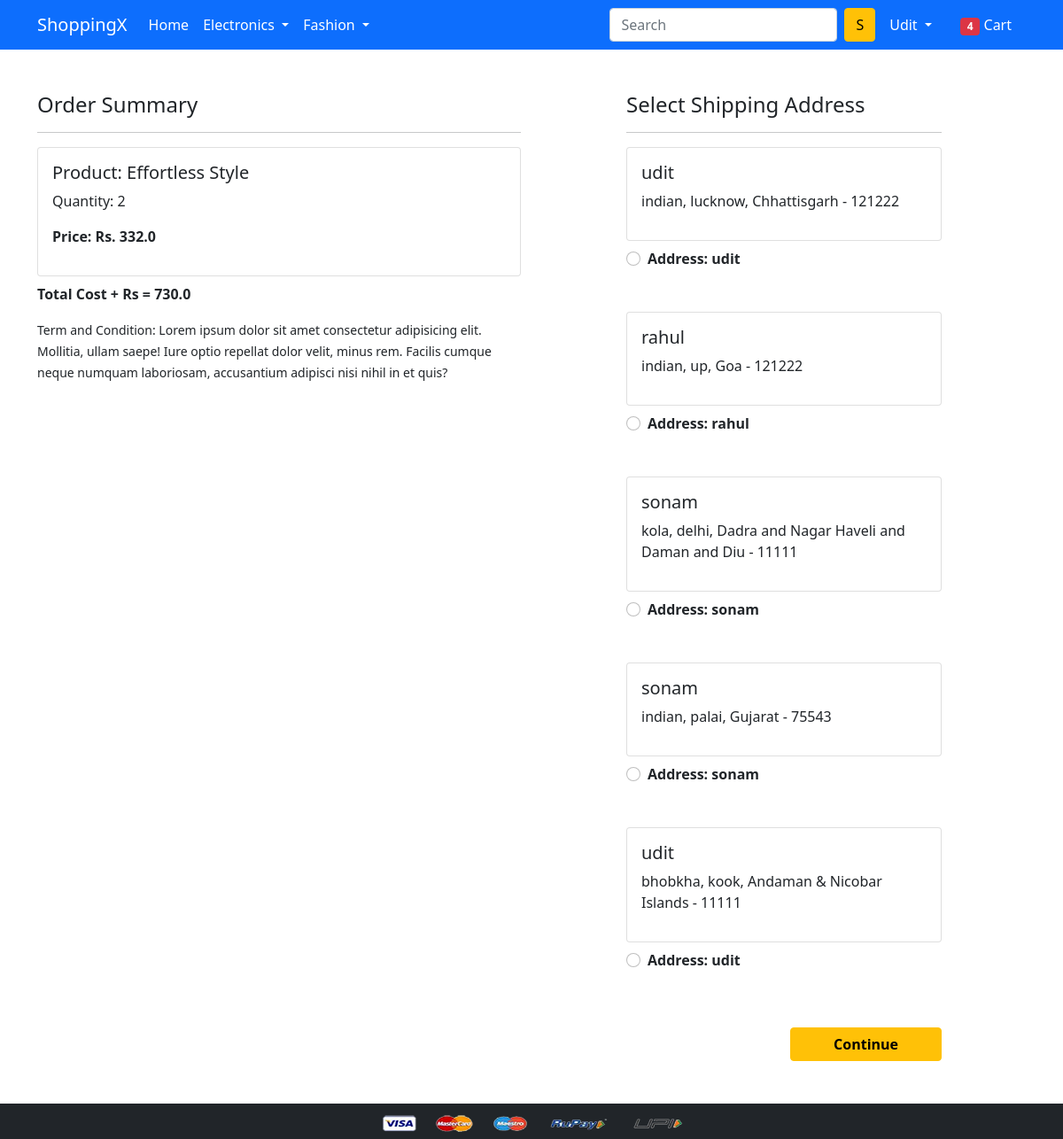
Page /checkout/ (signed in) on the committed database.
### app/models.py (models this page shows, shortened)
class Cart(models.Model):
    user=models.ForeignKey(User,on_delete=models.CASCADE)
    product=models.ForeignKey(Product,on_delete=models.CASCADE)
    quantity=models.PositiveIntegerField(default=1)
    @property
    def total_cost(self):
        return self.quantity+self.product.discount_price

class Product(models.Model):
    title=models.CharField(max_length=100)
    selling_price=models.FloatField()
    discount_price=models.FloatField()
    description=models.TextField()
    brand=models.CharField(max_length=100)
    category=models.CharField(choices=CATEGORY_CHOICES,max_length=2)
    product_image=models.ImageField(upload_to='producting')

class Customer(models.Model):
    user=models.ForeignKey(User,on_delete=models.CASCADE)
    name=models.CharField(max_length=200)
    locality=models.CharField(max_length=200)
    city=models.CharField(max_length=50)
    zipcode=models.IntegerField()
    state=models.CharField(choices=STATE_CHOICES,max_length=50)

### app/views.py (the view)
# urls.py: path('checkout/', views.checkout, name='checkout'),
@login_required
def checkout(request):
    user = request.user
    addresses = Customer.objects.filter(user=user)
    cart_items = Cart.objects.filter(user=user)
    amount = 0.0
    shipping_amount = 70.0
    totalamount = 0.0
    for cart_item in cart_items:
        temp_amount = cart_item.quantity * cart_item.product.discount_price
        amount += temp_amount
    totalamount = amount + shipping_amount
    return render(request, 'app/checkout.html', {
        'addresses': addresses,  # Pass the queryset of addresses
        'totalamount': totalamount,
        'cart_items': cart_items
    })

### app/templates/app/checkout.html (shortened to what this page needs)
{% extends 'app/base.html' %}
{% load static %}
{% block main-content %}
<div class="container">
  <div class="row mt-5">
    <div class="col-sm-6">
      <h4>Order Summary</h4>
      <hr>
      {% for item in cart_items %}
        <div class="card mb-2">
          <div class="card-body">
            <h5>Product: {{item.product.title}}</h5>
            <p>Quantity: {{item.quantity}}</p>
            <p class="fw-bold">Price: Rs. {{item.total_cost}}</p>
          </div>
        </div>
      {% endfor %}
      <p class="fw-bold">Total Cost + Rs = {{ totalamount }}</p>
      <small>Term and Condition: Lorem ipsum dolor sit amet consectetur adipisicing elit. Mollitia, ullam saepe! Iure optio repellat dolor velit, minus rem. Facilis cumque neque numquam laboriosam, accusantium adipisci nisi nihil in et quis?</small>
    </div>
    <div class="col-sm-4 offset-sm-1">
      <h4>Select Shipping Address</h4>
      <hr>
      <form action="{% url 'paymentdone' %}" method="GET">
        {% for address in addresses %}
          <div class="card mb-2">
            <div class="card-body">
              <h5>{{ address.name }}</h5>
              <p>{{ address.locality }}, {{ address.city }}, {{ address.state }} - {{ address.zipcode }}</p>
            </div>
          </div>
          <div class="form-check mt-2 mb-5">
            <input class="form-check-input" type="radio" name="custid" value="{{ address.id }}" id="address{{ address.id }}" required>
            <label class="form-check-label fw-bold" for="address{{ address.id }}">
              Address: {{ address.name }}
            </label>
          </div>
        {% empty %}
          <p>No addresses available.</p>
        {% endfor %}
        <div class="text-end">
          <button type="submit" class="btn btn-warning mt-3 px-5 fw-bold">Continue</button>
        </div>
      </form>
    </div>
  </div>
</div>
{% endblock main-content %}

### app/templates/app/base.html (shortened to what this page needs)
<!doctype html>
{% load static %}
<html lang="en">
  <head>
    <link href="https://cdn.jsdelivr.net/npm/bootstrap@5.0.0-beta1/dist/css/bootstrap.min.css" rel="stylesheet">
    <link rel="stylesheet" href="{% static 'app/css/owl.carousel.min.css' %}">
    <link rel="stylesheet" href="{% static 'app/css/all.min.css' %}">
    <link rel="stylesheet" href="{% static 'app/css/style.css' %}">
  </head>
  <body>
    <nav class="navbar navbar-expand-lg navbar-dark bg-primary">
      <div class="container">
        <a class="navbar-brand" href="/">ShoppingX</a>
        <div class="collapse navbar-collapse" id="navbarSupportedContent">
          <ul class="navbar-nav me-auto mb-2 mb-lg-0">
            <li class="nav-item">
              <a class="nav-link active" aria-current="page" href="/">Home</a>
            </li>
            <li class="nav-item dropdown">
              <a class="nav-link dropdown-toggle text-white" href="#" id="electronicsDropdown" role="button" data-bs-toggle="dropdown" aria-expanded="false">
                Electronics
              </a>
            </li>
            <li class="nav-item dropdown">
              <a class="nav-link dropdown-toggle text-white" href="#" id="fashionDropdown" role="button" data-bs-toggle="dropdown" aria-expanded="false">
                Fashion
              </a>
            </li>
          </ul>
          <form class="d-flex">
            <input class="form-control me-2" type="search" placeholder="Search" aria-label="Search">
            <button class="btn btn-warning" type="submit">S</button>
          </form>
          <div>
            <ul class="navbar-nav me-auto mb-2 mb-lg-0">
              {% if request.user.is_authenticated %}
                <li class="nav-item dropdown mx-2">
                  <a class="nav-link dropdown-toggle text-white" href="#" id="profileDropdown" role="button" data-bs-toggle="dropdown" aria-expanded="false">
                    {{ request.user.username |capfirst}}
                  </a>
                </li>
                <li class="nav-item mx-2">
                  <a href="{% url 'showcart' %}" class="nav-link text-white">
                    <span class="badge bg-danger">4</span> Cart
                  </a>
                </li>
              {% endif %}
            </ul>
          </div>
        </div>
      </div>
    </nav>
    {% block main-content %}{% endblock main-content %}
    <footer class="container-fluid bg-dark text-center p-2 mt-5">
      <img src="{% static 'app/images/payment.png' %}" alt="Payment Methods" class="img-fluid" height="2px">
    </footer>
  </body>
</html>

### rows in the picture
Cart: product "Effortless Style", quantity "2", total_cost "332.0"
Customer: name "udit", locality "indian", city "lucknow", state "Chhattisgarh", zipcode "121222"
Customer: name "rahul", locality "indian", city "up", state "Goa", zipcode "121222"
Customer: name "sonam", locality "kola", city "delhi", state "Dadra and Nagar Haveli and Daman and Diu", zipcode "11111"
Customer: name "sonam", locality "indian", city "palai", state "Gujarat", zipcode "75543"
Customer: name "udit", locality "bhobkha", city "kook", state "Andaman & Nicobar Islands", zipcode "11111"

### other values in the picture
{{ request.user.username |capfirst }} "Udit"
{{ totalamount }} "730.0"
